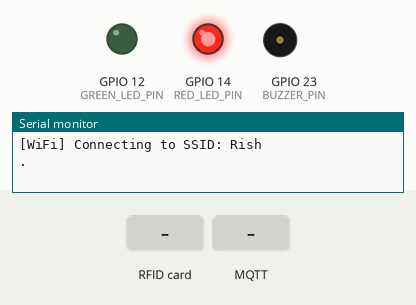
A sketch run on a simulated ESP32. Shown: output pins drawn as LEDs (lit = HIGH), buzzer (waves = sounding, pin HIGH), the last lines printed to the serial monitor. Inputs (shaded band) come from the test bench. WiFi joins after 1.5 s; servers stay silent unless stated; random numbers use the default seed unless the sketch sets one; no MQTT or app messages arrive unless stated.

Above: at 1.8 s.
At 3.9 s:
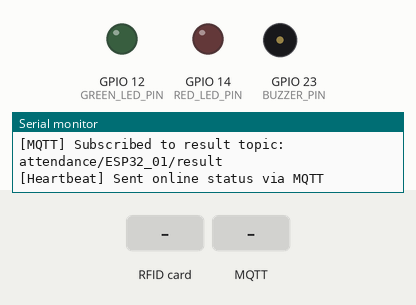
4.0 s: RFID card 5E 7A 19 C4 held to the reader
5.5 s: MQTT message "success" arrives on the first subscribed topic
7.0 s: MQTT message "duplicate" arrives on the first subscribed topic
8.5 s: MQTT message "unknown" arrives on the first subscribed topic
Timing chart, 0 to 11.0 s (numbered marks = the images above; inputs shaded):
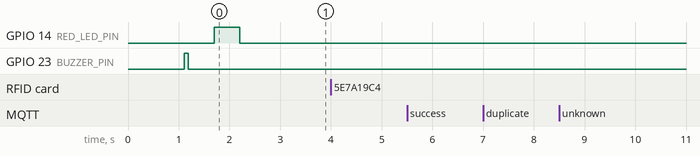

The sketch:

attendance.ino
```cpp
/*
 * ============================================================================
 * RFID ATTENDANCE MONITOR - ESP32 + RC522 FIRMWARE (PURE MQTT VIA HIVEMQ)
 * Matches your exact physical breadboard schematic wiring
 * ============================================================================
 */

#include <WiFi.h>
#include <WiFiClientSecure.h>
#include <PubSubClient.h>
#include <SPI.h>
#include <MFRC522.h>
#include <ArduinoJson.h>

// ============================================================================
// 1. HARDWARE PIN CONFIGURATION (FROM YOUR PHYSICAL SCHEMATIC)
// ============================================================================
#define RC522_SS_PIN    5   // D5
#define RC522_RST_PIN   15  // D15
#define RC522_SCK_PIN   17  // D17
#define RC522_MOSI_PIN  16  // D16
#define RC522_MISO_PIN  4   // D4

#define GREEN_LED_PIN   12  // D12
#define RED_LED_PIN     14  // D14
#define BUZZER_PIN      23  // D23

// ============================================================================
// 2. NETWORK & HIVEMQ CLOUD MQTT CREDENTIALS
// ============================================================================
const char* WIFI_SSID     = "Rish";
const char* WIFI_PASSWORD = "123456780";

// HiveMQ Cloud Broker Settings (Replace with your HiveMQ cluster details)
const char* MQTT_BROKER   = "your-cluster-id.s1.eu.hivemq.cloud";
const int   MQTT_PORT     = 8883; // Port 8883 for TLS/SSL
const char* MQTT_USER     = "your_hivemq_username";
const char* MQTT_PASSWORD = "your_hivemq_password";

// Device Identifier
const char* DEVICE_ID     = "ESP32_01";

// MQTT Topics
String TOPIC_SCAN;
String TOPIC_RESULT;
String TOPIC_STATUS;

// ============================================================================
// 3. OBJECTS & TIMERS
// ============================================================================
WiFiClientSecure espClient;
PubSubClient mqttClient(espClient);
MFRC522 mfrc522(RC522_SS_PIN, RC522_RST_PIN);

unsigned long lastHeartbeat = 0;
const unsigned long HEARTBEAT_INTERVAL = 30000; // 30s heartbeat

String lastScannedUid = "";
unsigned long lastScannedTime = 0;
const unsigned long HARDWARE_DEBOUNCE_MS = 2500;

void soundBuzzer(int durationMs, int count = 1) {
  for (int i = 0; i < count; i++) {
    digitalWrite(BUZZER_PIN, HIGH);
    delay(durationMs);
    digitalWrite(BUZZER_PIN, LOW);
    if (count > 1) delay(60);
  }
}

// ============================================================================
// 4. MQTT CALLBACK: INCOMING ATTENDANCE RESULT FROM BACKEND
// ============================================================================
void onMqttMessage(char* topic, byte* payload, unsigned int length) {
  char message[512];
  if (length >= sizeof(message)) length = sizeof(message) - 1;
  memcpy(message, payload, length);
  message[length] = '\0';

  Serial.println("\n------------------------------------------------");
  Serial.print("[MQTT RX] Topic: ");
  Serial.println(topic);
  Serial.print("[MQTT RX] Payload: ");
  Serial.println(message);

  StaticJsonDocument<512> doc;
  DeserializationError error = deserializeJson(doc, message);
  if (error) {
    Serial.print("[JSON Error]: ");
    Serial.println(error.f_str());
    return;
  }

  const char* status = doc["status"];
  const char* studentName = doc["studentName"] | "N/A";
  const char* studentId = doc["studentId"] | "";
  int remainingSeconds = doc["remainingSeconds"] | 0;

  Serial.println("================================================");
  if (strcmp(status, "success") == 0) {
    Serial.println(">>>>> [MQTT: SUCCESS] ATTENDANCE CONFIRMED! <<<<<");
    Serial.print("Student: ");
    Serial.print(studentName);
    Serial.print(" (");
    Serial.print(studentId);
    Serial.println(")");

    // Visual & Sound Feedback
    digitalWrite(GREEN_LED_PIN, HIGH);
    digitalWrite(RED_LED_PIN, LOW);
    soundBuzzer(70, 2); // 2 short beeps
    delay(2000);
    digitalWrite(GREEN_LED_PIN, LOW);
  }
  else if (strcmp(status, "duplicate") == 0) {
    Serial.println(">>>>> [MQTT: DUPLICATE] 10s COOLDOWN ACTIVE <<<<<");
    Serial.print("Please wait ");
    Serial.print(remainingSeconds);
    Serial.println("s before tapping again.");

    digitalWrite(RED_LED_PIN, HIGH);
    soundBuzzer(300, 1); // 1 warning beep
    delay(1500);
    digitalWrite(RED_LED_PIN, LOW);
  }
  else if (strcmp(status, "unknown") == 0) {
    Serial.println(">>>>> [MQTT: UNKNOWN CARD] ACCESS DENIED <<<<<");
    digitalWrite(RED_LED_PIN, HIGH);
    soundBuzzer(50, 4); // 4 rapid warning beeps
    delay(2000);
    digitalWrite(RED_LED_PIN, LOW);
  }
  Serial.println("================================================\n");
}

// ============================================================================
// 5. WI-FI & MQTT BROKER RECONNECTION
// ============================================================================
void setupWiFi() {
  delay(10);
  Serial.print("\n[WiFi] Connecting to SSID: ");
  Serial.println(WIFI_SSID);

  WiFi.mode(WIFI_STA);
  WiFi.begin(WIFI_SSID, WIFI_PASSWORD);

  int attempts = 0;
  while (WiFi.status() != WL_CONNECTED && attempts < 30) {
    delay(500);
    Serial.print(".");
    digitalWrite(RED_LED_PIN, !digitalRead(RED_LED_PIN));
    attempts++;
  }
  digitalWrite(RED_LED_PIN, LOW);

  if (WiFi.status() == WL_CONNECTED) {
    Serial.println("\n[WiFi] Connected successfully!");
    Serial.print("[WiFi] IP: ");
    Serial.println(WiFi.localIP());
  } else {
    Serial.println("\n[WiFi] Failed to connect.");
  }
}

void reconnectMqtt() {
  if (WiFi.status() != WL_CONNECTED) {
    setupWiFi();
    return;
  }

  while (!mqttClient.connected()) {
    Serial.print("[MQTT] Connecting to HiveMQ Cloud: ");
    Serial.println(MQTT_BROKER);

    String clientId = "ESP32Client-" + String(DEVICE_ID) + "-" + String(random(0xffff), HEX);

    if (mqttClient.connect(clientId.c_str(), MQTT_USER, MQTT_PASSWORD)) {
      Serial.println("[MQTT] Connected to HiveMQ Cloud broker!");
      mqttClient.subscribe(TOPIC_RESULT.c_str(), 1);
      Serial.print("[MQTT] Subscribed to result topic: ");
      Serial.println(TOPIC_RESULT);

      sendHeartbeat();
    } else {
      Serial.print("[MQTT] Connect failed, rc=");
      Serial.print(mqttClient.state());
      Serial.println(" Retrying in 5 seconds...");
      delay(5000);
    }
  }
}

void sendHeartbeat() {
  if (!mqttClient.connected()) return;

  StaticJsonDocument<128> doc;
  doc["deviceId"] = DEVICE_ID;
  doc["status"] = "online";
  doc["ip"] = WiFi.localIP().toString();

  char buffer[128];
  serializeJson(doc, buffer);
  mqttClient.publish(TOPIC_STATUS.c_str(), buffer, true);
  Serial.println("[Heartbeat] Sent online status via MQTT");
}

// ============================================================================
// 6. SETUP & LOOP
// ============================================================================
void setup() {
  Serial.begin(115200);
  delay(1000);

  pinMode(GREEN_LED_PIN, OUTPUT);
  pinMode(RED_LED_PIN, OUTPUT);
  pinMode(BUZZER_PIN, OUTPUT);
  digitalWrite(GREEN_LED_PIN, LOW);
  digitalWrite(RED_LED_PIN, LOW);
  digitalWrite(BUZZER_PIN, LOW);

  Serial.println("\n************************************************");
  Serial.println("  RFID ATTENDANCE MONITOR - PURE MQTT (HIVEMQ) ");
  Serial.println("************************************************");

  TOPIC_SCAN   = "attendance/" + String(DEVICE_ID) + "/scan";
  TOPIC_RESULT = "attendance/" + String(DEVICE_ID) + "/result";
  TOPIC_STATUS = "attendance/" + String(DEVICE_ID) + "/status";

  // Initialize SPI with your exact schematic pins: SCK=17, MISO=4, MOSI=16, SS=5
  SPI.begin(RC522_SCK_PIN, RC522_MISO_PIN, RC522_MOSI_PIN, RC522_SS_PIN);
  mfrc522.PCD_Init();
  delay(50);
  mfrc522.PCD_DumpVersionToSerial();
  Serial.println("[RC522] Initialized on SCK=17, MOSI=16, MISO=4, SS=5, RST=15");

  // Power on beep
  soundBuzzer(80);

  // Configure Secure TLS for HiveMQ Cloud (Port 8883)
  espClient.setInsecure();
  mqttClient.setServer(MQTT_BROKER, MQTT_PORT);
  mqttClient.setCallback(onMqttMessage);
  mqttClient.setBufferSize(512);

  setupWiFi();
}

void loop() {
  if (WiFi.status() != WL_CONNECTED) setupWiFi();
  if (!mqttClient.connected()) reconnectMqtt();
  mqttClient.loop();

  // 30s Heartbeat
  unsigned long now = millis();
  if (now - lastHeartbeat >= HEARTBEAT_INTERVAL) {
    lastHeartbeat = now;
    sendHeartbeat();
  }

  // Check for card
  if (!mfrc522.PICC_IsNewCardPresent()) return;
  if (!mfrc522.PICC_ReadCardSerial()) return;

  String scannedUid = "";
  for (byte i = 0; i < mfrc522.uid.size; i++) {
    if (mfrc522.uid.uidByte[i] < 0x10) scannedUid += "0";
    scannedUid += String(mfrc522.uid.uidByte[i], HEX);
  }
  scannedUid.toUpperCase();

  if (scannedUid == lastScannedUid && (now - lastScannedTime < HARDWARE_DEBOUNCE_MS)) {
    mfrc522.PICC_HaltA();
    mfrc522.PCD_StopCrypto1();
    return;
  }
  lastScannedUid = scannedUid;
  lastScannedTime = now;

  Serial.println("\n------------------------------------------------");
  Serial.print("[RC522 TAP] Card Scanned! UID: ");
  Serial.println(scannedUid);

  // Publish to MQTT Topic: attendance/ESP32_01/scan
  String eventId = "scan-" + String(DEVICE_ID) + "-" + String(millis()) + "-" + String(random(1000, 9999));
  StaticJsonDocument<256> doc;
  doc["eventId"] = eventId;
  doc["uid"] = scannedUid;
  doc["deviceId"] = DEVICE_ID;

  char payloadBuffer[256];
  serializeJson(doc, payloadBuffer);

  if (mqttClient.publish(TOPIC_SCAN.c_str(), payloadBuffer, 1)) {
    Serial.print("[MQTT TX] Published scan to: ");
    Serial.println(TOPIC_SCAN);
    Serial.print("[MQTT TX] Payload: ");
    Serial.println(payloadBuffer);
  } else {
    Serial.println("[MQTT TX] Failed to publish message!");
  }

  mfrc522.PICC_HaltA();
  mfrc522.PCD_StopCrypto1();
}
```
